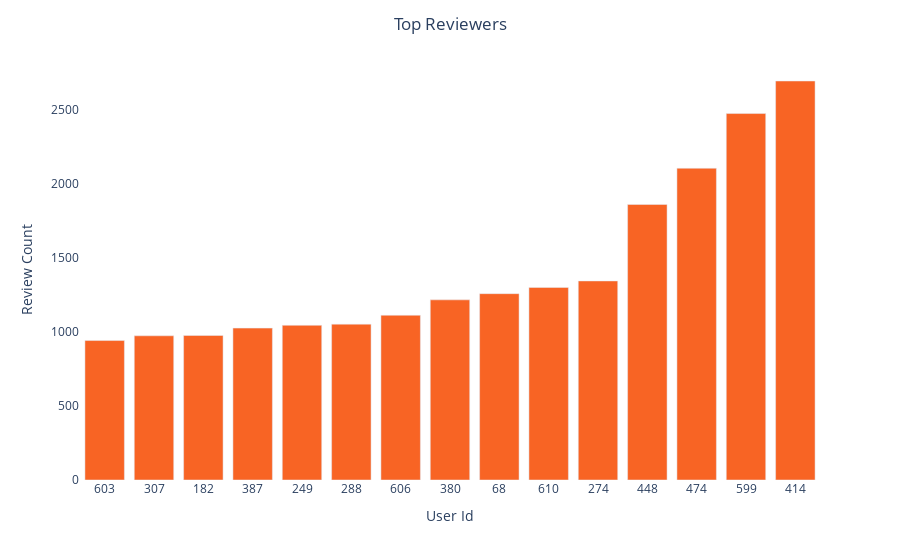

The code cell stored with this chart in its notebook:
### Code cell
#using plotly to plot the top reviewers
fig = px.bar(top_15_sorted, x="user_id", y="review_count")
fig.update_layout(title_text='Top Reviewers',
                  title_x=0.5,
                  xaxis_title="User Id",
                  yaxis_title="Review Count",
                 plot_bgcolor='white')
fig.update_traces(marker_color = "#f86424")
fig.show()

### Figure 1 — Plotly figure (JSON) as saved in the notebook; plotly's stock layout.template omitted (floating-point values rounded to 4 significant figures)
{"data": [{"alignmentgroup": "True", "hovertemplate": "user_id=%{x}<br>review_count=%{y}<extra></extra>", "legendgroup": "", "marker": {"color": "#f86424", "pattern": {"shape": ""}}, "name": "", "offsetgroup": "", "orientation": "v", "showlegend": false, "textposition": "auto", "type": "bar", "x": ["603", "307", "182", "387", "249", "288", "606", "380", "68", "610", "274", "448", "474", "599", "414"], "xaxis": "x", "y": [943, 975, 977, 1027, 1046, 1054, 1114, 1218, 1260, 1302, 1346, 1863, 2108, 2478, 2698], "yaxis": "y"}], "layout": {"barmode": "relative", "legend": {"tracegroupgap": 0}, "margin": {"t": 60}, "plot_bgcolor": "white", "title": {"text": "Top Reviewers", "x": 0.5}, "xaxis": {"anchor": "y", "domain": [0, 1], "title": {"text": "User Id"}}, "yaxis": {"anchor": "x", "domain": [0, 1], "title": {"text": "Review Count"}}}}
